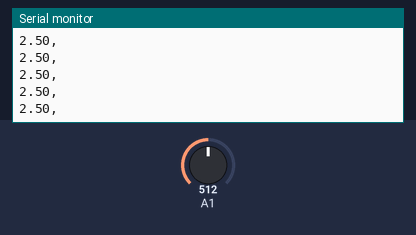
Recording of a sketch running on a simulated Arduino Uno, built with avr-gcc and run on an emulated ATmega328P. Shown: the last lines printed to the serial monitor. Inputs (shaded band) come from the test bench; at power-on: A1 = 512.

Above: at 1.2 s.
1.3 s: A1 set to 716
At 2.3 s:
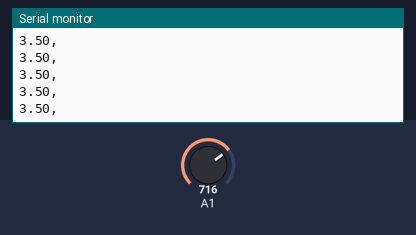
2.8 s: A1 set to 900
At 3.3 s:
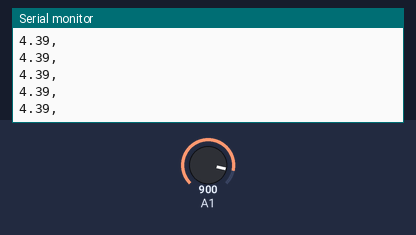
Timing chart, 0 to 5.8 s (numbered marks = the images above; inputs shaded):
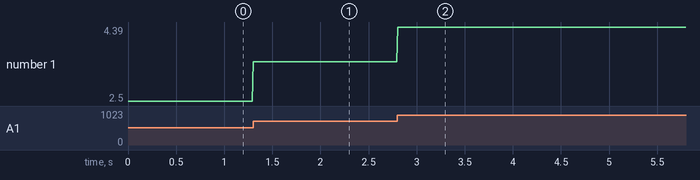

Measured:
- after the input at 1.3 s, the serial monitor: prints a new line at once (image 1)
- after the input at 2.8 s, the serial monitor: prints a new line at once (image 2)
- plotted number 1: 2.5 → 3.5 after the input at 1.3 s, 3.5 → 4.39 after the input at 2.8 s

The sketch:

sketch_jan09a.ino
```cpp
//

//配合文件夹内的分压电路可实现+-50v电压检测
void setup() {
  Serial.begin(115200);  //指定串口通讯比特率为2000000

  // pinMode(4, OUTPUT);
}
void loop() {

  // digitalWrite(4, LOW);

  int v = analogRead(A1);                  //从A0口读取电压，电压测量范围为0-5V，返回的值为0-1024
  //float volt = (v * (100 / 1024.0) - 50);  //将返回值换算成电压  量程+-50伏需要配合分压电路实现此功能
  //通过arduinoIDE中的串口绘图功能可当示波器使用，精度较低。
  float volt = (v * (5 / 1024.0));      //将返回值换算成电压  量程0-5伏可直接使用
  Serial.print(volt);
  Serial.print(",");  //串口
                      // Serial.print(vo); Serial.print(",");
  Serial.println();   //发送所有
  delay(10);          //输出后等待1，降低刷新速度（1为1毫秒）
}
```
